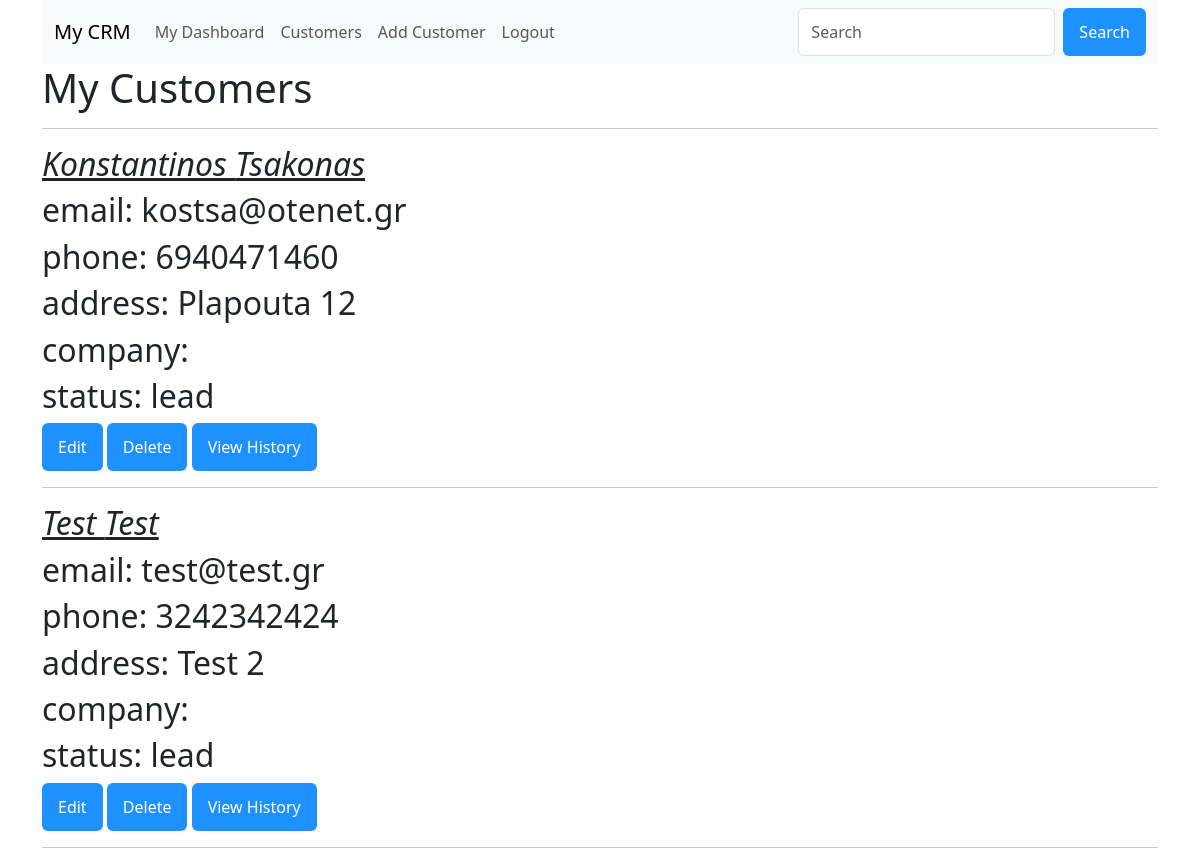
/customers (signed in), run on the app's committed database.
### tables this page shows
CREATE TABLE customers (
                        cid INTEGER PRIMARY KEY AUTOINCREMENT,
                        created_by_user_id INTEGER,
                        first_name TEXT NOT NULL,
                        last_name TEXT NOT NULL,
                        email TEXT NOT NULL,
                        phone TEXT,
                        company TEXT,
                        address TEXT,
                        status TEXT,
                        created_at TIMESTAMP DEFAULT CURRENT_TIMESTAMP,
                        updated_at TIMESTAMP,
                        last_contact_date TIMESTAMP
                        );

### app.py (the view)
@app.route('/customers')
@roles_permitted(['employee'])
def customers():
    db = get_db_conn()
    cursor = db.cursor()
    my_customers = cursor.execute("SELECT * FROM customers WHERE created_by_user_id=?", (session['uid'],)).fetchall()
    return render_template('customers.html', my_customers=my_customers)

### app.py (called while the page is built)
def roles_permitted(roles):
    def decorator(f):
        @wraps(f)
        def wrapper(*args, **kwargs):
            if 'uid' in session and session['role'] in roles:
                return f(*args, **kwargs)
            else:
                flash(f'ERROR: you need {roles} role to access this page')
                return redirect('/login')
        return wrapper
    return decorator

def get_db_conn():
    db = sqlite3.connect('crm.db')
    db.row_factory = sqlite3.Row
    return db

### templates/customers.html (shortened to what this page needs)
{% extends 'base_employee.html' %}
{% block content %}
<h1>My Customers</h1>
<hr>
<div>
    {% for customer in my_customers %}
    <div>
        <h2><em><u>{{ customer['first_name'] }} {{ customer['last_name'] }}</u></em></h2>
        <h2>email: {{ customer['email'] }}</h2>
        <h2>phone: {{ customer['phone'] }}</h2>
        <h2>address: {{ customer['address'] }}</h2>
        <h2>company: {{ customer['company'] }}</h2>
        <h2>status: {{ customer['status'] }}</h2>
        <a href="/edit/customer/{{ customer['cid'] }}""><button class=" btn info">Edit</button></a>
        <a href="/delete/customer/{{ customer['cid'] }}"><button class="btn info">Delete</button></a>
        <a href="/customer/history/{{ customer['cid'] }}"><button class="btn info">View History</button></a>
        <hr>
    </div>
    {% endfor %}
</div>
{% endblock %}

### templates/base.html (style rules this page uses)
.btn { background-color: DodgerBlue; border: none; color: white; padding: 12px 16px; font-size: 16px; cursor: pointer; }

### data on the page
customers: first_name "Konstantinos", last_name "Tsakonas", email "kostsa@otenet.gr", phone "6940471460", address "Plapouta 12", status "lead"
customers: first_name "Test", last_name "Test", email "test@test.gr", phone "3242342424", address "Test 2", status "lead"
